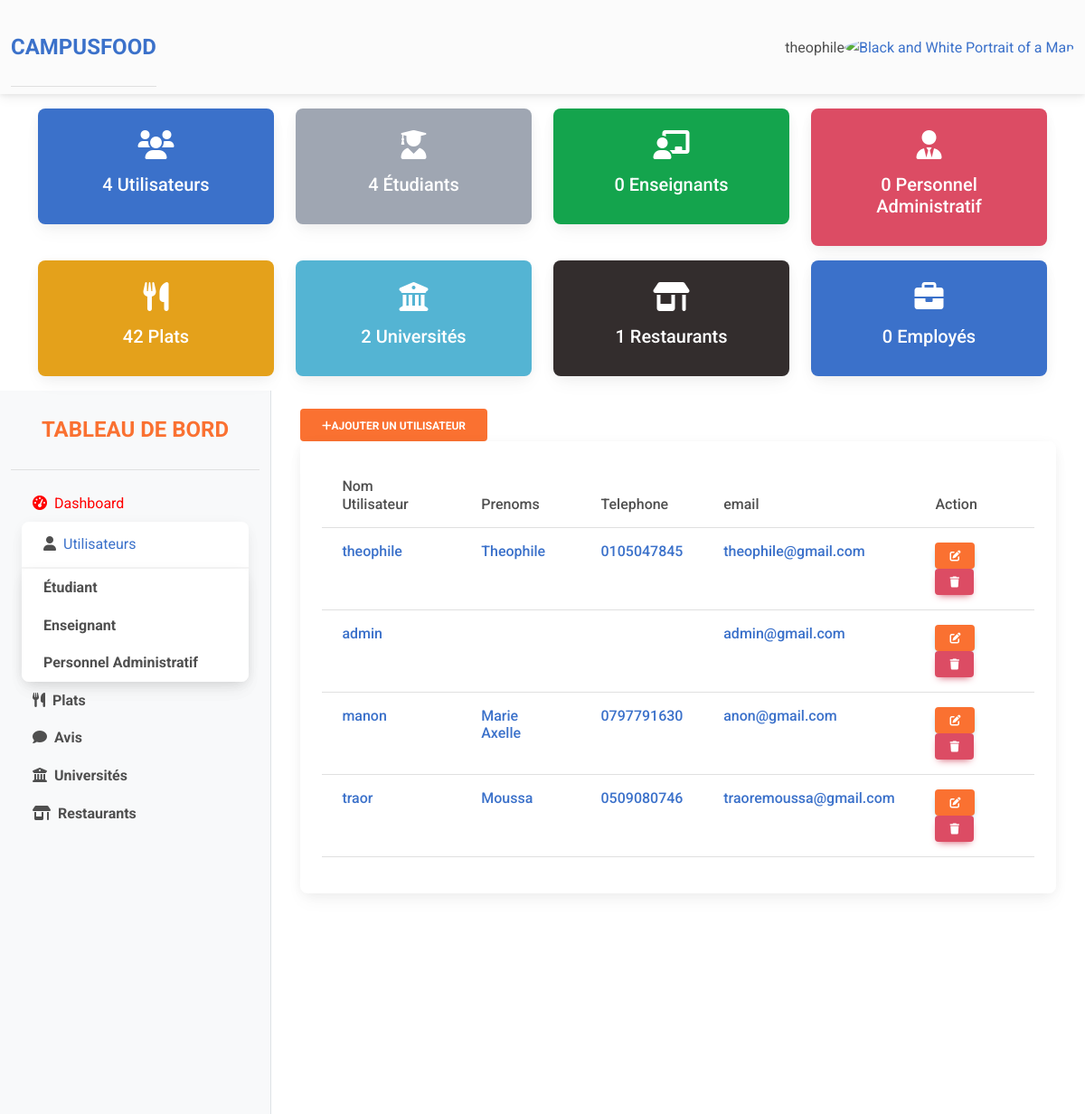
Screenshot of /my-admin/my-users (signed in) with the database file from the repository.
### cfoodapp/models.py (models this page shows)
class CustomUser(AbstractUser):
    TYPE_UTILISATEUR_CHOICES = [
        ('etudiant', 'Étudiant'),
        ('professeur', 'Professeur'),
        ('adminpersonnel', 'Personnel administratif'),
    ]
    type_utilisateur = models.CharField(max_length=20, choices=TYPE_UTILISATEUR_CHOICES, default='etudiant')
    numero = models.CharField(max_length=15, blank=True)
    choix_universite = (
        ('UPB', 'Université Polytechnique de Bingerville'),
        ('UIA', 'Institut Universitaire dAbidjan'),
        ('UNA', 'Université Nangui Abrogoua'),
        ('UFHB', 'Université Felix Houphouet Boigny'),
    )
    universite = models.CharField(max_length=255, choices=choix_universite, blank=True)
    groups = models.ManyToManyField(Group, related_name='custom_user_groups')
    user_permissions = models.ManyToManyField(Permission, related_name='custom_user_permissions')
    def __str__(self):
        return f"{self.username}"

### admin_app/views.py (the view)
# urls.py: path('my-users', users, name="all-users"),
@login_required
def users(request):
    if not request.user.is_superuser:
        return redirect("home")
    list_user = CustomUser.objects.all()
    list_etudiant = Etudiant.objects.all()
    list_persAdmin = PersonnelAdministration.objects.all()
    list_enseignant = Enseignant.objects.all()
    context = {
        "utilisateurs": list_user,
        "etudiants": list_etudiant,
        "administrations": list_persAdmin,
        "enseignants": list_enseignant,
        'total_users': CustomUser.objects.count(),
        'total_etudiants': CustomUser.objects.filter(type_utilisateur='etudiant').count(),
        'total_enseignants': CustomUser.objects.filter(type_utilisateur='enseignant').count(),
        'total_personnel': CustomUser.objects.filter(type_utilisateur='personnel_administratif').count(),
        'total_plats': Plat.objects.count(),
        'total_universites': Universite.objects.count(),
        'total_restaurants': Restaurant.objects.count(),
        'total_employes': Employe.objects.count(),
    }
    return render(request, "db_objects/all-users.html", context)

### admin_app/templates/db_objects/all-users.html
{% extends "partials/base.html" %}
{% block content %}
<div class="dashboard-content col-lg-9 col-md-8" id="content-wrapper">
    <div class="container">
        <div class="row">
            <div class="col-md-12"><a href="{% url "ajouter-article" %}" class="btn btn-secondary float-right " style="background-color:  rgb(250, 113, 49); color: white; font-weight: bold;"><i class="fas fa-plus"></i>Ajouter un utilisateur</a></div>
            <div class="col-md-12">
                {% if utilisateurs %}
                <div class="card">
                    <div class="card-body">
                        <table class="table table-hover">
                            <thead>
                                <tr>
                                    <th class="h6">Nom Utilisateur</th>
                                    <th class="h6">Prenoms</th>
                                    <th class="h6">Telephone</th>
                                    <th class="h6">email</th>
                                    <th class="h6">Action</th>
                                </tr>
                            </thead>
                            <tbody>
                                {% for utilisateur in utilisateurs %}
                                <tr>
                                    <td class="h6"><a href="">{{utilisateur}}</a></td>
                                    <td class="h6"><a href="">{{utilisateur.first_name}}</a></td>
                                    <td class="h6"><a href="">{{utilisateur.numero}}</a></td>
                                    <td class="h6"><a href="">{{utilisateur.email}}</a></td>
                                    <td>
                                        <a href="{% url "modifier-article"  utilisateur.id%}" class="btn btn-info btn-sm" style="background-color:  rgb(250, 113, 49);"><i class="fas fa-edit"></i></a>
                                        <a href="{% url "supprimer-article" utilisateur.id%}" class="btn btn-danger  btn-sm"><i class="fas fa-trash"></i></a>
                                    </td>
                                </tr>
                                {% endfor %}
                            </tbody>
                        </table>
                    </div>
                </div>
                {% else %}
                <h3>Vous n aver pas d article</h3>
                {% endif %}
            </div>
        </div>
    </div>
</div>
{% endblock  %}

### admin_app/templates/_navadmin.html (shortened to what this page needs)
<nav class="navbar navbar-expand-lg navbar-light bg-body-tertiary">
    <div class="container-fluid">
      <div class="collapse navbar-collapse" id="navbarSupportedContent">
        <div class="sidebar-heading text-center py-4 primary-text fs-4 fw-bold text-uppercase border-bottom" ><a href="{% url "dashboard" %}">CAMPUSFOOD</a></div>
      </div>
      <div class="d-flex align-items-center">
        {% if user.is_authenticated %}
        <span>{{user.username}}</span>
        {% endif %}
        <div class="dropdown">
          <a
            data-mdb-dropdown-init
            class="dropdown-toggle d-flex align-items-center hidden-arrow"
            href="#"
            id="navbarDropdownMenuAvatar"
            role="button"
            aria-expanded="false"
          >
            <img
              src="https://mdbcdn.b-cdn.net/img/new/avatars/2.webp"
              class="rounded-circle"
              height="25"
              alt="Black and White Portrait of a Man"
              loading="lazy"
            />
          </a>
        </div>
      </div>
    </div>
</nav>
{% if user.is_authenticated %}
<div class="container mt-3">
  <div class="row">
      <div class="col-lg-3 col-md-4">
          <div class="card text-white bg-primary mb-3">
              <div class="card-body text-center">
                  <i class="fas fa-users fa-2x mb-3"></i>
                  <h5 class="card-title">{{ total_users }} Utilisateurs</h5>
              </div>
          </div>
      </div>
      <div class="col-lg-3 col-md-4">
          <div class="card text-white bg-secondary mb-3">
              <div class="card-body text-center">
                  <i class="fas fa-user-graduate fa-2x mb-3"></i>
                  <h5 class="card-title">{{ total_etudiants }} Étudiants</h5>
              </div>
          </div>
      </div>
      <div class="col-lg-3 col-md-4">
          <div class="card text-white bg-success mb-3">
              <div class="card-body text-center">
                  <i class="fas fa-chalkboard-teacher fa-2x mb-3"></i>
                  <h5 class="card-title">{{ total_enseignants }} Enseignants</h5>
              </div>
          </div>
      </div>
      <div class="col-lg-3 col-md-4">
          <div class="card text-white bg-danger mb-3">
              <div class="card-body text-center">
                  <i class="fas fa-user-tie fa-2x mb-3"></i>
                  <h5 class="card-title">{{ total_personnel }} Personnel Administratif</h5>
              </div>
          </div>
      </div>
      <div class="col-lg-3 col-md-4">
          <div class="card text-white bg-warning mb-3">
              <div class="card-body text-center">
                  <i class="fas fa-utensils fa-2x mb-3"></i>
                  <h5 class="card-title">{{ total_plats }} Plats</h5>
              </div>
          </div>
      </div>
      <div class="col-lg-3 col-md-4">
          <div class="card text-white bg-info mb-3">
              <div class="card-body text-center">
                  <i class="fas fa-university fa-2x mb-3"></i>
                  <h5 class="card-title">{{ total_universites }} Universités</h5>
              </div>
          </div>
      </div>
      <div class="col-lg-3 col-md-4">
          <div class="card text-white bg-dark mb-3">
              <div class="card-body text-center">
                  <i class="fas fa-store-alt fa-2x mb-3"></i>
                  <h5 class="card-title">{{ total_restaurants }} Restaurants</h5>
              </div>
          </div>
      </div>
      <div class="col-lg-3 col-md-4">
          <div class="card text-white bg-primary mb-3">
              <div class="card-body text-center">
                  <i class="fas fa-briefcase fa-2x mb-3"></i>
                  <h5 class="card-title">{{ total_employes }} Employés</h5>
              </div>
          </div>
      </div>
  </div>
</div>
{% endif %}

### admin_app/templates/partials/base.html (style rules this page uses)
#content-wrapper { min-height: 100vh; background-color: #fff; }
.dashboard-content { padding: 20px; }
.sidebar-heading { color: rgb(250, 113, 49) }

### rows the page displays
CustomUser: username "theophile", first_name "Theophile", numero "0105047845", email "theophile@gmail.com"
CustomUser: username "admin", email "admin@gmail.com"
CustomUser: username "manon", first_name "Marie Axelle", numero "0797791630", email "anon@gmail.com"
CustomUser: username "traor", first_name "Moussa", numero "0509080746", email "traoremoussa@gmail.com"

### other values shown
{{ total_users }} "4"
{{ total_etudiants }} "4"
{{ total_enseignants }} "0"
{{ total_personnel }} "0"
{{ total_plats }} "42"
{{ total_universites }} "2"
{{ total_restaurants }} "1"
{{ total_employes }} "0"
